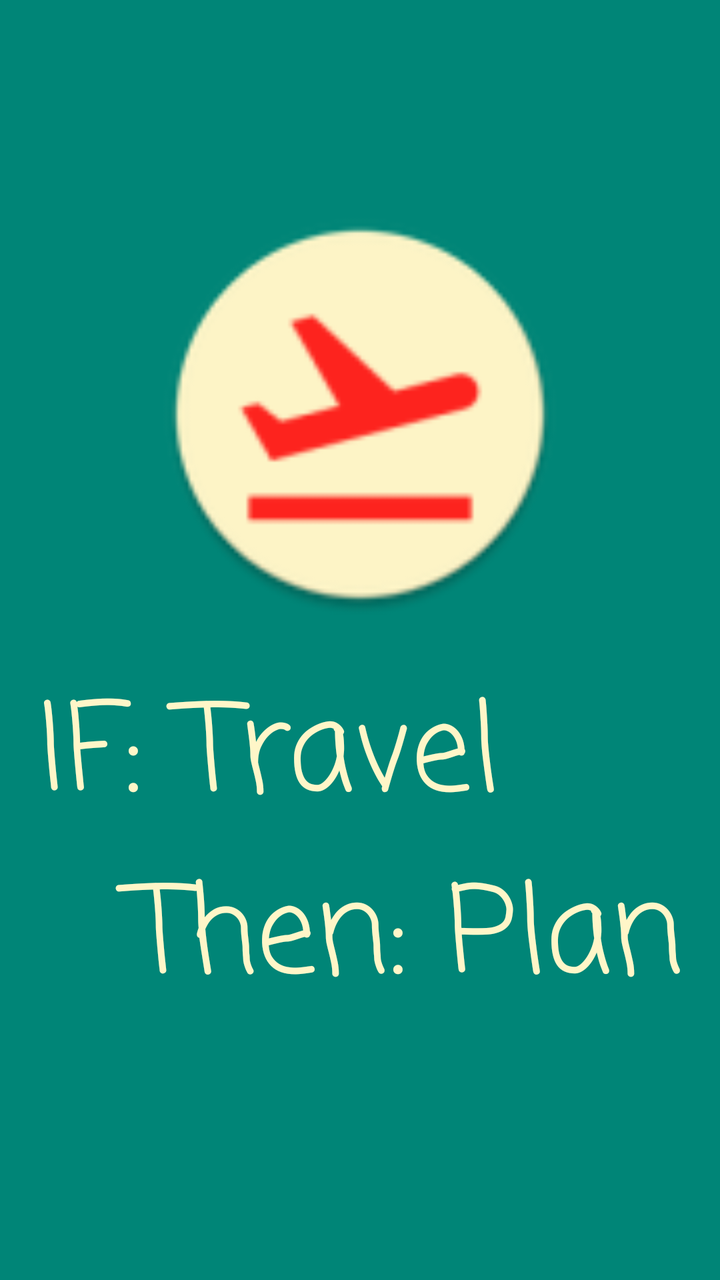
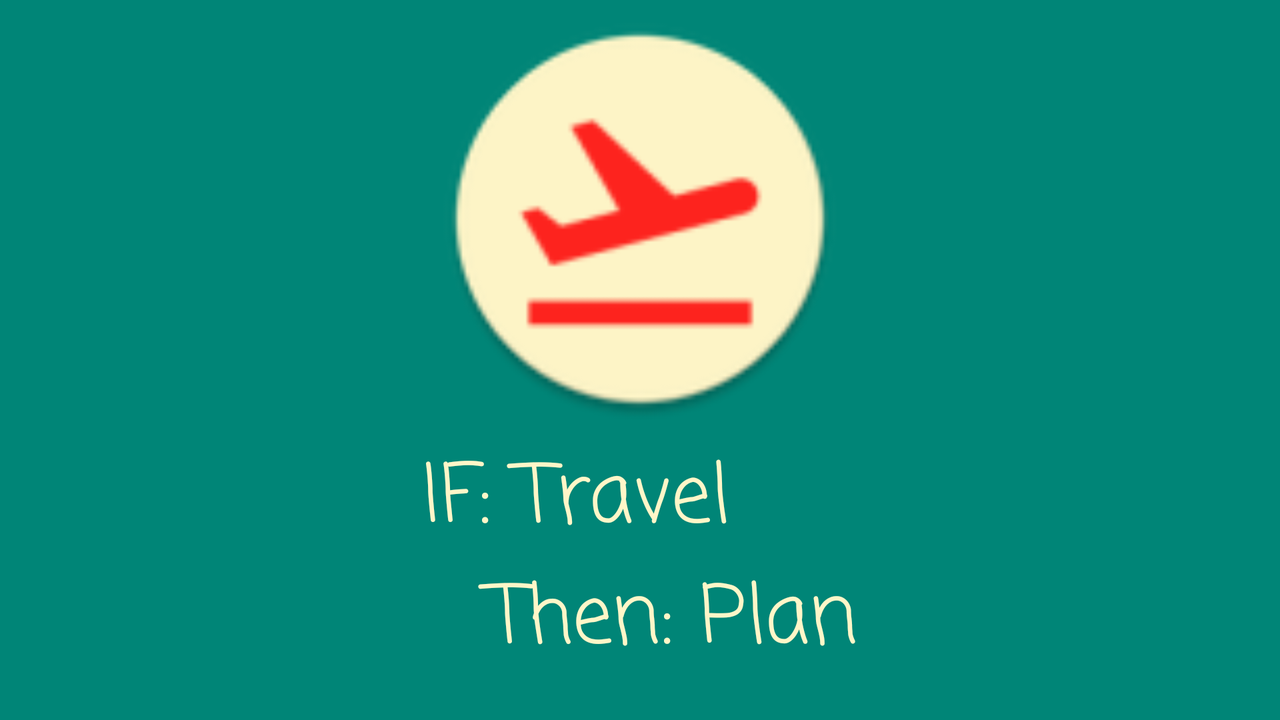

First picture: res/layout/ on a phone held upright. Second picture: the repository's own variant of that layout, on a device whose configuration matches the variant's folder. Source for both follows.
<!-- AndroidManifest.xml: application theme AppTheme -->
<!-- res/layout/activity_welcome.xml -->
<?xml version="1.0" encoding="utf-8"?>

<androidx.constraintlayout.widget.ConstraintLayout xmlns:android="http://schemas.android.com/apk/res/android"
    xmlns:app="http://schemas.android.com/apk/res-auto"
    xmlns:tools="http://schemas.android.com/tools"
    android:layout_width="match_parent"
    android:layout_height="match_parent"
    android:background="@color/colorPrimary"
    tools:context=".WelcomeActivity">

    
    <ImageView
        android:id="@+id/welcomeImage"
        android:layout_width="200dp"
        android:layout_height="200dp"
        app:srcCompat="@mipmap/ic_launcher"
        tools:layout_editor_absoluteX="105dp"
        tools:layout_editor_absoluteY="94dp"
        android:layout_marginBottom="100dp"
        app:layout_constraintBottom_toBottomOf="@id/welcomeText"
        app:layout_constraintLeft_toLeftOf="parent"
        app:layout_constraintRight_toRightOf="parent"
        app:layout_constraintTop_toTopOf="parent"/>

    
    <TextView
        android:id="@+id/welcomeText"
        android:layout_width="wrap_content"
        android:layout_height="wrap_content"
        android:text="IF: Travel  \n \t  Then: Plan"
        android:textSize="60sp"
        android:textColor="#FFF6C8"
        android:fontFamily="casual"
        android:layout_marginTop="100dp"
        app:layout_constraintBottom_toBottomOf="parent"
        app:layout_constraintLeft_toLeftOf="parent"
        app:layout_constraintRight_toRightOf="parent"
        app:layout_constraintTop_toTopOf="@id/welcomeImage"/>
</androidx.constraintlayout.widget.ConstraintLayout>
<!-- resources referenced by this layout -->
<resources>
  <color name="colorPrimary">#008577</color>
  <!-- mipmap ic_launcher: png bitmap (mipmap-hdpi, 3249 bytes) -->
  <style name="AppTheme" parent="Theme.AppCompat.Light.NoActionBar">
          
          <item name="colorPrimary">@color/colorPrimary</item>
          <item name="colorPrimaryDark">@color/colorPrimaryDark</item>
          <item name="colorAccent">@color/colorAccent</item>
      </style>
  <color name="colorPrimaryDark">#00574B</color>
  <color name="colorAccent">#D81B60</color>
</resources>
<!-- res/layout-land/activity_welcome.xml (the repository's variant of the layout above) -->
<!-- drawn on the phone turned sideways -->
<?xml version="1.0" encoding="utf-8"?>

<LinearLayout xmlns:android="http://schemas.android.com/apk/res/android"
    android:layout_width="match_parent"
    android:layout_height="match_parent"
    xmlns:app="http://schemas.android.com/apk/res-auto"
    android:background="@color/colorPrimary"
    android:orientation="vertical">

    
    <ImageView
        android:id="@+id/welcomeImage"
        android:layout_width="200dp"
        android:layout_height="200dp"
        app:srcCompat="@mipmap/ic_launcher"
        android:layout_weight="1"
        android:layout_gravity="center"/>

    
    <TextView
        android:id="@+id/welcomeText"
        android:layout_width="wrap_content"
        android:layout_height="wrap_content"
        android:text="IF: Travel  \n \t  Then: Plan"
        android:layout_weight="1"
        android:layout_gravity="center"
        android:textSize="40sp"
        android:textColor="#FFF6C8"
        android:fontFamily="casual"/>
</LinearLayout>
